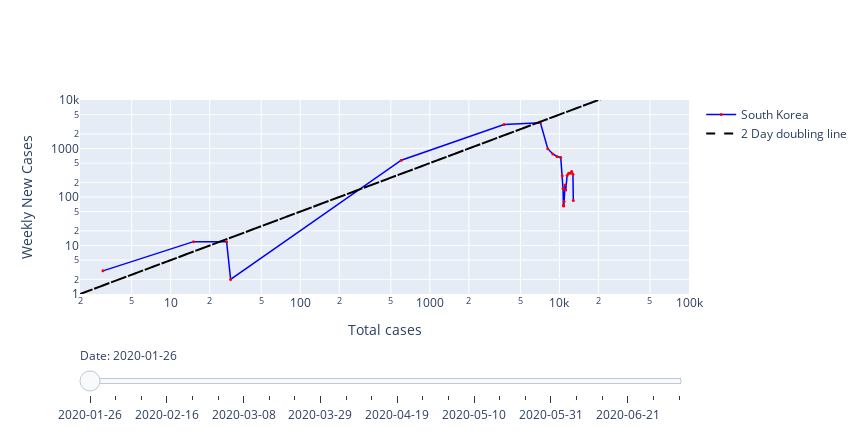

The notebook cell saved with this chart:
### Code cell
# | label: fig-time-trends
# | fig-cap: "Total confirmed cases and weekly new cases"
fig_trends = go.Figure()
# traces
for index, row in weekly_time.iterrows():
    fig_trends.add_trace(
        go.Scatter(
            name = 'South Korea',
            visible=False,
            mode="markers+lines",
            line=dict(color="blue", width=1.5),
            marker=dict(color="red", size=3),
            x=weekly_time["confirmed"][:index],
            y=weekly_time["new_cases"][:index],
            hovertemplate="<b>Confirmed:</b> %{x}<br>"
            + "<b>New Cases:</b> %{y}<br>"
            + "<b>Date:</b> %{customdata}<extra></extra>",
            customdata=weekly_time[:index].index.astype(str),
        )
    )
#doubling line
fig_trends.add_trace(
    go.Scatter(
        mode="lines",
        line=dict(color="black", width=2, dash="dash"),
        x=doubling_line["confirmed"],
        y=doubling_line["new_cases"],
        hovertemplate="<b>Confirmed:</b> %{x}<br>" + "<b>New Cases:</b>",
        name="2 Day doubling line",
    )
)

fig_trends.data[-2].visible = True

steps = []
for i in range(len(fig_trends.data) - 1):
    visible = [False] * len(
        fig_trends.data
    )  # initialize visible list as a list of booleans
    visible[i] = True  # set the i-th element to True
    visible[-1] = True  # doubling line always visible
    step = dict(
        method="update",
        args=[{"visible": visible}],
        label=weekly_time.index[i].strftime("%Y-%m-%d"),
    )
    steps.append(step)

sliders = [
    dict(
        active=len(fig_trends.data),
        currentvalue={"prefix": "Date: "},
        pad={"t": 50},
        steps=steps,
    )
]

fig_trends.update_layout(sliders=sliders)
fig_trends.update_layout(
    xaxis=dict(
        range=[0.3, 5],
        autorange=False,
        zeroline=False,
        type="log",
        title="Total cases",
    ),
    yaxis=dict(
        range=[0, 4],
        autorange=False,
        zeroline=False,
        type="log",
        title="Weekly New Cases",
    ),
    hovermode="closest",
    width=base_fig_wid * dpi,
    height=base_fig_wid * dpi / 2,
)

fig_trends.show()

### Figure 1 — Plotly figure (JSON) as saved in the notebook; plotly's stock layout.template omitted (floating-point values rounded to 4 significant figures)
{"data": [{"customdata": ["2020-01-26"], "hovertemplate": "<b>Confirmed:</b> %{x}<br><b>New Cases:</b> %{y}<br><b>Date:</b> %{customdata}<extra></extra>", "line": {"color": "blue", "width": 1.5}, "marker": {"color": "red", "size": 3}, "mode": "markers+lines", "name": "South Korea", "type": "scatter", "visible": false, "x": [3], "y": [3]}, {"customdata": ["2020-01-26", "2020-02-02"], "hovertemplate": "<b>Confirmed:</b> %{x}<br><b>New Cases:</b> %{y}<br><b>Date:</b> %{customdata}<extra></extra>", "line": {"color": "blue", "width": 1.5}, "marker": {"color": "red", "size": 3}, "mode": "markers+lines", "name": "South Korea", "type": "scatter", "visible": false, "x": [3, 15], "y": [3, 12]}, {"customdata": ["2020-01-26", "2020-02-02", "2020-02-09"], "hovertemplate": "<b>Confirmed:</b> %{x}<br><b>New Cases:</b> %{y}<br><b>Date:</b> %{customdata}<extra></extra>", "line": {"color": "blue", "width": 1.5}, "marker": {"color": "red", "size": 3}, "mode": "markers+lines", "name": "South Korea", "type": "scatter", "visible": false, "x": [3, 15, 27], "y": [3, 12, 12]}, {"customdata": ["2020-01-26", "2020-02-02", "2020-02-09", "2020-02-16"], "hovertemplate": "<b>Confirmed:</b> %{x}<br><b>New Cases:</b> %{y}<br><b>Date:</b> %{customdata}<extra></extra>", "line": {"color": "blue", "width": 1.5}, "marker": {"color": "red", "size": 3}, "mode": "markers+lines", "name": "South Korea", "type": "scatter", "visible": false, "x": [3, 15, 27, 29], "y": [3, 12, 12, 2]}, {"customdata": ["2020-01-26", "2020-02-02", "2020-02-09", "2020-02-16", "2020-02-23"], "hovertemplate": "<b>Confirmed:</b> %{x}<br><b>New Cases:</b> %{y}<br><b>Date:</b> %{customdata}<extra></extra>", "line": {"color": "blue", "width": 1.5}, "marker": {"color": "red", "size": 3}, "mode": "markers+lines", "name": "South Korea", "type": "scatter", "visible": false, "x": [3, 15, 27, 29, 602], "y": [3, 12, 12, 2, 573]}, {"customdata": ["2020-01-26", "2020-02-02", "2020-02-09", "2020-02-16", "2020-02-23", "2020-03-01"], "hovertemplate": "<b>Confirmed:</b> %{x}<br><b>New Cases:</b> %{y}<br><b>Date:</b> %{customdata}<extra></extra>", "line": {"color": "blue", "width": 1.5}, "marker": {"color": "red", "size": 3}, "mode": "markers+lines", "name": "South Korea", "type": "scatter", "visible": false, "x": [3, 15, 27, 29, 602, 3736], "y": [3, 12, 12, 2, 573, 3134]}, {"customdata": ["2020-01-26", "2020-02-02", "2020-02-09", "2020-02-16", "2020-02-23", "2020-03-01", "2020-03-08"], "hovertemplate": "<b>Confirmed:</b> %{x}<br><b>New Cases:</b> %{y}<br><b>Date:</b> %{customdata}<extra></extra>", "line": {"color": "blue", "width": 1.5}, "marker": {"color": "red", "size": 3}, "mode": "markers+lines", "name": "South Korea", "type": "scatter", "visible": false, "x": [3, 15, 27, 29, 602, 3736, 7134], "y": [3, 12, 12, 2, 573, 3134, 3398]}, {"customdata": ["2020-01-26", "2020-02-02", "2020-02-09", "2020-02-16", "2020-02-23", "2020-03-01", "2020-03-08", "2020-03-15"], "hovertemplate": "<b>Confirmed:</b> %{x}<br><b>New Cases:</b> %{y}<br><b>Date:</b> %{customdata}<extra></extra>", "line": {"color": "blue", "width": 1.5}, "marker": {"color": "red", "size": 3}, "mode": "markers+lines", "name": "South Korea", "type": "scatter", "visible": false, "x": [3, 15, 27, 29, 602, 3736, 7134, 8126], "y": [3, 12, 12, 2, 573, 3134, 3398, 992]}, {"customdata": ["2020-01-26", "2020-02-02", "2020-02-09", "2020-02-16", "2020-02-23", "2020-03-01", "2020-03-08", "2020-03-15", "2020-03-22"], "hovertemplate": "<b>Confirmed:</b> %{x}<br><b>New Cases:</b> %{y}<br><b>Date:</b> %{customdata}<extra></extra>", "line": {"color": "blue", "width": 1.5}, "marker": {"color": "red", "size": 3}, "mode": "markers+lines", "name": "South Korea", "type": "scatter", "visible": false, "x": [3, 15, 27, 29, 602, 3736, 7134, 8126, 8897], "y": [3, 12, 12, 2, 573, 3134, 3398, 992, 771]}, {"customdata": ["2020-01-26", "2020-02-02", "2020-02-09", "2020-02-16", "2020-02-23", "2020-03-01", "2020-03-08", "2020-03-15", "2020-03-22", "2020-03-29"], "hovertemplate": "<b>Confirmed:</b> %{x}<br><b>New Cases:</b> %{y}<br><b>Date:</b> %{customdata}<extra></extra>", "line": {"color": "blue", "width": 1.5}, "marker": {"color": "red", "size": 3}, "mode": "markers+lines", "name": "South Korea", "type": "scatter", "visible": false, "x": [3, 15, 27, 29, 602, 3736, 7134, 8126, 8897, 9583], "y": [3, 12, 12, 2, 573, 3134, 3398, 992, 771, 686]}, {"customdata": ["2020-01-26", "2020-02-02", "2020-02-09", "2020-02-16", "2020-02-23", "2020-03-01", "2020-03-08", "2020-03-15", "2020-03-22", "2020-03-29", "2020-04-05"], "hovertemplate": "<b>Confirmed:</b> %{x}<br><b>New Cases:</b> %{y}<br><b>Date:</b> %{customdata}<extra></extra>", "line": {"color": "blue", "width": 1.5}, "marker": {"color": "red", "size": 3}, "mode": "markers+lines", "name": "South Korea", "type": "scatter", "visible": false, "x": [3, 15, 27, 29, 602, 3736, 7134, 8126, 8897, 9583, 10237], "y": [3, 12, 12, 2, 573, 3134, 3398, 992, 771, 686, 654]}, {"customdata": ["2020-01-26", "2020-02-02", "2020-02-09", "2020-02-16", "2020-02-23", "2020-03-01", "2020-03-08", "2020-03-15", "2020-03-22", "2020-03-29", "2020-04-05", "2020-04-12"], "hovertemplate": "<b>Confirmed:</b> %{x}<br><b>New Cases:</b> %{y}<br><b>Date:</b> %{customdata}<extra></extra>", "line": {"color": "blue", "width": 1.5}, "marker": {"color": "red", "size": 3}, "mode": "markers+lines", "name": "South Korea", "type": "scatter", "visible": false, "x": [3, 15, 27, 29, 602, 3736, 7134, 8126, 8897, 9583, 10237, 10512], "y": [3, 12, 12, 2, 573, 3134, 3398, 992, 771, 686, 654, 275]}, {"customdata": ["2020-01-26", "2020-02-02", "2020-02-09", "2020-02-16", "2020-02-23", "2020-03-01", "2020-03-08", "2020-03-15", "2020-03-22", "2020-03-29", "2020-04-05", "2020-04-12", "2020-04-19"], "hovertemplate": "<b>Confirmed:</b> %{x}<br><b>New Cases:</b> %{y}<br><b>Date:</b> %{customdata}<extra></extra>", "line": {"color": "blue", "width": 1.5}, "marker": {"color": "red", "size": 3}, "mode": "markers+lines", "name": "South Korea", "type": "scatter", "visible": false, "x": [3, 15, 27, 29, 602, 3736, 7134, 8126, 8897, 9583, 10237, 10512, 10661], "y": [3, 12, 12, 2, 573, 3134, 3398, 992, 771, 686, 654, 275, 149]}, {"customdata": ["2020-01-26", "2020-02-02", "2020-02-09", "2020-02-16", "2020-02-23", "2020-03-01", "2020-03-08", "2020-03-15", "2020-03-22", "2020-03-29", "2020-04-05", "2020-04-12", "2020-04-19", "2020-04-26"], "hovertemplate": "<b>Confirmed:</b> %{x}<br><b>New Cases:</b> %{y}<br><b>Date:</b> %{customdata}<extra></extra>", "line": {"color": "blue", "width": 1.5}, "marker": {"color": "red", "size": 3}, "mode": "markers+lines", "name": "South Korea", "type": "scatter", "visible": false, "x": [3, 15, 27, 29, 602, 3736, 7134, 8126, 8897, 9583, 10237, 10512, 10661, 10728], "y": [3, 12, 12, 2, 573, 3134, 3398, 992, 771, 686, 654, 275, 149, 67]}, {"customdata": ["2020-01-26", "2020-02-02", "2020-02-09", "2020-02-16", "2020-02-23", "2020-03-01", "2020-03-08", "2020-03-15", "2020-03-22", "2020-03-29", "2020-04-05", "2020-04-12", "2020-04-19", "2020-04-26", "2020-05-03"], "hovertemplate": "<b>Confirmed:</b> %{x}<br><b>New Cases:</b> %{y}<br><b>Date:</b> %{customdata}<extra></extra>", "line": {"color": "blue", "width": 1.5}, "marker": {"color": "red", "size": 3}, "mode": "markers+lines", "name": "South Korea", "type": "scatter", "visible": false, "x": [3, 15, 27, 29, 602, 3736, 7134, 8126, 8897, 9583, 10237, 10512, 10661, 10728, 10793], "y": [3, 12, 12, 2, 573, 3134, 3398, 992, 771, 686, 654, 275, 149, 67, 65]}, {"customdata": ["2020-01-26", "2020-02-02", "2020-02-09", "2020-02-16", "2020-02-23", "2020-03-01", "2020-03-08", "2020-03-15", "2020-03-22", "2020-03-29", "2020-04-05", "2020-04-12", "2020-04-19", "2020-04-26", "2020-05-03", "2020-05-10"], "hovertemplate": "<b>Confirmed:</b> %{x}<br><b>New Cases:</b> %{y}<br><b>Date:</b> %{customdata}<extra></extra>", "line": {"color": "blue", "width": 1.5}, "marker": {"color": "red", "size": 3}, "mode": "markers+lines", "name": "South Korea", "type": "scatter", "visible": false, "x": [3, 15, 27, 29, 602, 3736, 7134, 8126, 8897, 9583, 10237, 10512, 10661, 10728, 10793, 10874], "y": [3, 12, 12, 2, 573, 3134, 3398, 992, 771, 686, 654, 275, 149, 67, 65, 81]}, {"customdata": ["2020-01-26", "2020-02-02", "2020-02-09", "2020-02-16", "2020-02-23", "2020-03-01", "2020-03-08", "2020-03-15", "2020-03-22", "2020-03-29", "2020-04-05", "2020-04-12", "2020-04-19", "2020-04-26", "2020-05-03", "2020-05-10", "2020-05-17"], "hovertemplate": "<b>Confirmed:</b> %{x}<br><b>New Cases:</b> %{y}<br><b>Date:</b> %{customdata}<extra></extra>", "line": {"color": "blue", "width": 1.5}, "marker": {"color": "red", "size": 3}, "mode": "markers+lines", "name": "South Korea", "type": "scatter", "visible": false, "x": [3, 15, 27, 29, 602, 3736, 7134, 8126, 8897, 9583, 10237, 10512, 10661, 10728, 10793, 10874, 11050], "y": [3, 12, 12, 2, 573, 3134, 3398, 992, 771, 686, 654, 275, 149, 67, 65, 81, 176]}, {"customdata": ["2020-01-26", "2020-02-02", "2020-02-09", "2020-02-16", "2020-02-23", "2020-03-01", "2020-03-08", "2020-03-15", "2020-03-22", "2020-03-29", "2020-04-05", "2020-04-12", "2020-04-19", "2020-04-26", "2020-05-03", "2020-05-10", "2020-05-17", "2020-05-24"], "hovertemplate": "<b>Confirmed:</b> %{x}<br><b>New Cases:</b> %{y}<br><b>Date:</b> %{customdata}<extra></extra>", "line": {"color": "blue", "width": 1.5}, "marker": {"color": "red", "size": 3}, "mode": "markers+lines", "name": "South Korea", "type": "scatter", "visible": false, "x": [3, 15, 27, 29, 602, 3736, 7134, 8126, 8897, 9583, 10237, 10512, 10661, 10728, 10793, 10874, 11050, 11190], "y": [3, 12, 12, 2, 573, 3134, 3398, 992, 771, 686, 654, 275, 149, 67, 65, 81, 176, 140]}, {"customdata": ["2020-01-26", "2020-02-02", "2020-02-09", "2020-02-16", "2020-02-23", "2020-03-01", "2020-03-08", "2020-03-15", "2020-03-22", "2020-03-29", "2020-04-05", "2020-04-12", "2020-04-19", "2020-04-26", "2020-05-03", "2020-05-10", "2020-05-17", "2020-05-24", "2020-05-31"], "hovertemplate": "<b>Confirmed:</b> %{x}<br><b>New Cases:</b> %{y}<br><b>Date:</b> %{customdata}<extra></extra>", "line": {"color": "blue", "width": 1.5}, "marker": {"color": "red", "size": 3}, "mode": "markers+lines", "name": "South Korea", "type": "scatter", "visible": false, "x": [3, 15, 27, 29, 602, 3736, 7134, 8126, 8897, 9583, 10237, 10512, 10661, 10728, 10793, 10874, 11050, 11190, 11468], "y": [3, 12, 12, 2, 573, 3134, 3398, 992, 771, 686, 654, 275, 149, 67, 65, 81, 176, 140, 278]}, {"customdata": ["2020-01-26", "2020-02-02", "2020-02-09", "2020-02-16", "2020-02-23", "2020-03-01", "2020-03-08", "2020-03-15", "2020-03-22", "2020-03-29", "2020-04-05", "2020-04-12", "2020-04-19", "2020-04-26", "2020-05-03", "2020-05-10", "2020-05-17", "2020-05-24", "2020-05-31", "2020-06-07"], "hovertemplate": "<b>Confirmed:</b> %{x}<br><b>New Cases:</b> %{y}<br><b>Date:</b> %{customdata}<extra></extra>", "line": {"color": "blue", "width": 1.5}, "marker": {"color": "red", "size": 3}, "mode": "markers+lines", "name": "South Korea", "type": "scatter", "visible": false, "x": [3, 15, 27, 29, 602, 3736, 7134, 8126, 8897, 9583, 10237, 10512, 10661, 10728, 10793, 10874, 11050, 11190, 11468, 11776], "y": [3, 12, 12, 2, 573, 3134, 3398, 992, 771, 686, 654, 275, 149, 67, 65, 81, 176, 140, 278, 308]}, {"customdata": ["2020-01-26", "2020-02-02", "2020-02-09", "2020-02-16", "2020-02-23", "2020-03-01", "2020-03-08", "2020-03-15", "2020-03-22", "2020-03-29", "2020-04-05", "2020-04-12", "2020-04-19", "2020-04-26", "2020-05-03", "2020-05-10", "2020-05-17", "2020-05-24", "2020-05-31", "2020-06-07", "2020-06-14"], "hovertemplate": "<b>Confirmed:</b> %{x}<br><b>New Cases:</b> %{y}<br><b>Date:</b> %{customdata}<extra></extra>", "line": {"color": "blue", "width": 1.5}, "marker": {"color": "red", "size": 3}, "mode": "markers+lines", "name": "South Korea", "type": "scatter", "visible": false, "x": [3, 15, 27, 29, 602, 3736, 7134, 8126, 8897, 9583, 10237, 10512, 10661, 10728, 10793, 10874, 11050, 11190, 11468, 11776, 12085], "y": [3, 12, 12, 2, 573, 3134, 3398, 992, 771, 686, 654, 275, 149, 67, 65, 81, 176, 140, 278, 308, 309]}, {"customdata": ["2020-01-26", "2020-02-02", "2020-02-09", "2020-02-16", "2020-02-23", "2020-03-01", "2020-03-08", "2020-03-15", "2020-03-22", "2020-03-29", "2020-04-05", "2020-04-12", "2020-04-19", "2020-04-26", "2020-05-03", "2020-05-10", "2020-05-17", "2020-05-24", "2020-05-31", "2020-06-07", "2020-06-14", "2020-06-21"], "hovertemplate": "<b>Confirmed:</b> %{x}<br><b>New Cases:</b> %{y}<br><b>Date:</b> %{customdata}<extra></extra>", "line": {"color": "blue", "width": 1.5}, "marker": {"color": "red", "size": 3}, "mode": "markers+lines", "name": "South Korea", "type": "scatter", "visible": false, "x": [3, 15, 27, 29, 602, 3736, 7134, 8126, 8897, 9583, 10237, 10512, 10661, 10728, 10793, 10874, 11050, 11190, 11468, 11776, 12085, 12421], "y": [3, 12, 12, 2, 573, 3134, 3398, 992, 771, 686, 654, 275, 149, 67, 65, 81, 176, 140, 278, 308, 309, 336]}, {"customdata": ["2020-01-26", "2020-02-02", "2020-02-09", "2020-02-16", "2020-02-23", "2020-03-01", "2020-03-08", "2020-03-15", "2020-03-22", "2020-03-29", "2020-04-05", "2020-04-12", "2020-04-19", "2020-04-26", "2020-05-03", "2020-05-10", "2020-05-17", "2020-05-24", "2020-05-31", "2020-06-07", "2020-06-14", "2020-06-21", "2020-06-28"], "hovertemplate": "<b>Confirmed:</b> %{x}<br><b>New Cases:</b> %{y}<br><b>Date:</b> %{customdata}<extra></extra>", "line": {"color": "blue", "width": 1.5}, "marker": {"color": "red", "size": 3}, "mode": "markers+lines", "name": "South Korea", "type": "scatter", "visible": false, "x": [3, 15, 27, 29, 602, 3736, 7134, 8126, 8897, 9583, 10237, 10512, 10661, 10728, 10793, 10874, 11050, 11190, 11468, 11776, 12085, 12421, 12715], "y": [3, 12, 12, 2, 573, 3134, 3398, 992, 771, 686, 654, 275, 149, 67, 65, 81, 176, 140, 278, 308, 309, 336, 294]}, {"customdata": ["2020-01-26", "2020-02-02", "2020-02-09", "2020-02-16", "2020-02-23", "2020-03-01", "2020-03-08", "2020-03-15", "2020-03-22", "2020-03-29", "2020-04-05", "2020-04-12", "2020-04-19", "2020-04-26", "2020-05-03", "2020-05-10", "2020-05-17", "2020-05-24", "2020-05-31", "2020-06-07", "2020-06-14", "2020-06-21", "2020-06-28", "2020-07-05"], "hovertemplate": "<b>Confirmed:</b> %{x}<br><b>New Cases:</b> %{y}<br><b>Date:</b> %{customdata}<extra></extra>", "line": {"color": "blue", "width": 1.5}, "marker": {"color": "red", "size": 3}, "mode": "markers+lines", "name": "South Korea", "type": "scatter", "visible": true, "x": [3, 15, 27, 29, 602, 3736, 7134, 8126, 8897, 9583, 10237, 10512, 10661, 10728, 10793, 10874, 11050, 11190, 11468, 11776, 12085, 12421, 12715, 12800], "y": [3, 12, 12, 2, 573, 3134, 3398, 992, 771, 686, 654, 275, 149, 67, 65, 81, 176, 140, 278, 308, 309, 336, 294, 85]}, {"hovertemplate": "<b>Confirmed:</b> %{x}<br><b>New Cases:</b>", "line": {"color": "black", "dash": "dash", "width": 2}, "mode": "lines", "name": "2 Day doubling line", "type": "scatter", "x": [1, 2, 4, 8, 16, 32, 64, 128, 256, 512, 1024, 2048, 4096, 8192, 16384, 32768, 65536, 131072, 262144, 524288, 1048576, 2097152, 4194304, 8388608, 16777216, 33554432, 67108864, 134217728, 268435456, 536870912, 1073741824, 2147483648, 4294967296, 8589934592, 17179869184, 34359738368, 68719476736, 137438953472, 274877906944, 549755813888, 1099511627776, 2199023255552, 1, 2, 4, 8, 16, 32, 64, 128, 256, 512, 1024, 2048, 4096, 8192, 16384, 32768, 65536, 131072, 262144, 524288, 1048576, 2097152, 4194304, 8388608, 16777216, 33554432, 67108864, 134217728, 268435456, 536870912, 1073741824, 2147483648, 4294967296, 8589934592, 17179869184, 34359738368, 68719476736, 137438953472, 274877906944, 549755813888], "y": [1, 1, 2, 4, 8, 16, 32, 64, 128, 256, 512, 1024, 2048, 4096, 8192, 16384, 32768, 65536, 131072, 262144, 524288, 1048576, 2097152, 4194304, 8388608, 16777216, 33554432, 67108864, 134217728, 268435456, 536870912, 1073741824, 2147483648, 4294967296, 8589934592, 17179869184, 34359738368, 68719476736, 137438953472, 274877906944, 549755813888, 1099511627776, -2199023255551, 1, 2, 4, 8, 16, 32, 64, 128, 256, 512, 1024, 2048, 4096, 8192, 16384, 32768, 65536, 131072, 262144, 524288, 1048576, 2097152, 4194304, 8388608, 16777216, 33554432, 67108864, 134217728, 268435456, 536870912, 1073741824, 2147483648, 4294967296, 8589934592, 17179869184, 34359738368, 68719476736, 137438953472, 274877906944]}], "layout": {"height": 432, "hovermode": "closest", "sliders": [{"active": 25, "currentvalue": {"prefix": "Date: "}, "pad": {"t": 50}, "steps": [{"args": [{"visible": [true, false, false, false, false, false, false, false, false, false, false, false, false, false, false, false, false, false, false, false, false, false, false, false, true]}], "label": "2020-01-26", "method": "update"}, {"args": [{"visible": [false, true, false, false, false, false, false, false, false, false, false, false, false, false, false, false, false, false, false, false, false, false, false, false, true]}], "label": "2020-02-02", "method": "update"}, {"args": [{"visible": [false, false, true, false, false, false, false, false, false, false, false, false, false, false, false, false, false, false, false, false, false, false, false, false, true]}], "label": "2020-02-09", "method": "update"}, {"args": [{"visible": [false, false, false, true, false, false, false, false, false, false, false, false, false, false, false, false, false, false, false, false, false, false, false, false, true]}], "label": "2020-02-16", "method": "update"}, {"args": [{"visible": [false, false, false, false, true, false, false, false, false, false, false, false, false, false, false, false, false, false, false, false, false, false, false, false, true]}], "label": "2020-02-23", "method": "update"}, {"args": [{"visible": [false, false, false, false, false, true, false, false, false, false, false, false, false, false, false, false, false, false, false, false, false, false, false, false, true]}], "label": "2020-03-01", "method": "update"}, {"args": [{"visible": [false, false, false, false, false, false, true, false, false, false, false, false, false, false, false, false, false, false, false, false, false, false, false, false, true]}], "label": "2020-03-08", "method": "update"}, {"args": [{"visible": [false, false, false, false, false, false, false, true, false, false, false, false, false, false, false, false, false, false, false, false, false, false, false, false, true]}], "label": "2020-03-15", "method": "update"}, {"args": [{"visible": [false, false, false, false, false, false, false, false, true, false, false, false, false, false, false, false, false, false, false, false, false, false, false, false, true]}], "label": "2020-03-22", "method": "update"}, {"args": [{"visible": [false, false, false, false, false, false, false, false, false, true, false, false, false, false, false, false, false, false, false, false, false, false, false, false, true]}], "label": "2020-03-29", "method": "update"}, {"args": [{"visible": [false, false, false, false, false, false, false, false, false, false, true, false, false, false, false, false, false, false, false, false, false, false, false, false, true]}], "label": "2020-04-05", "method": "update"}, {"args": [{"visible": [false, false, false, false, false, false, false, false, false, false, false, true, false, false, false, false, false, false, false, false, false, false, false, false, true]}], "label": "2020-04-12", "method": "update"}, {"args": [{"visible": [false, false, false, false, false, false, false, false, false, false, false, false, true, false, false, false, false, false, false, false, false, false, false, false, true]}], "label": "2020-04-19", "method": "update"}, {"args": [{"visible": [false, false, false, false, false, false, false, false, false, false, false, false, false, true, false, false, false, false, false, false, false, false, false, false, true]}], "label": "2020-04-26", "method": "update"}, {"args": [{"visible": [false, false, false, false, false, false, false, false, false, false, false, false, false, false, true, false, false, false, false, false, false, false, false, false, true]}], "label": "2020-05-03", "method": "update"}, {"args": [{"visible": [false, false, false, false, false, false, false, false, false, false, false, false, false, false, false, true, false, false, false, false, false, false, false, false, true]}], "label": "2020-05-10", "method": "update"}, {"args": [{"visible": [false, false, false, false, false, false, false, false, false, false, false, false, false, false, false, false, true, false, false, false, false, false, false, false, true]}], "label": "2020-05-17", "method": "update"}, {"args": [{"visible": [false, false, false, false, false, false, false, false, false, false, false, false, false, false, false, false, false, true, false, false, false, false, false, false, true]}], "label": "2020-05-24", "method": "update"}, {"args": [{"visible": [false, false, false, false, false, false, false, false, false, false, false, false, false, false, false, false, false, false, true, false, false, false, false, false, true]}], "label": "2020-05-31", "method": "update"}, {"args": [{"visible": [false, false, false, false, false, false, false, false, false, false, false, false, false, false, false, false, false, false, false, true, false, false, false, false, true]}], "label": "2020-06-07", "method": "update"}, {"args": [{"visible": [false, false, false, false, false, false, false, false, false, false, false, false, false, false, false, false, false, false, false, false, true, false, false, false, true]}], "label": "2020-06-14", "method": "update"}, {"args": [{"visible": [false, false, false, false, false, false, false, false, false, false, false, false, false, false, false, false, false, false, false, false, false, true, false, false, true]}], "label": "2020-06-21", "method": "update"}, {"args": [{"visible": [false, false, false, false, false, false, false, false, false, false, false, false, false, false, false, false, false, false, false, false, false, false, true, false, true]}], "label": "2020-06-28", "method": "update"}, {"args": [{"visible": [false, false, false, false, false, false, false, false, false, false, false, false, false, false, false, false, false, false, false, false, false, false, false, true, true]}], "label": "2020-07-05", "method": "update"}]}], "width": 864, "xaxis": {"autorange": false, "range": [0.3, 5], "title": {"text": "Total cases"}, "type": "log", "zeroline": false}, "yaxis": {"autorange": false, "range": [0, 4], "title": {"text": "Weekly New Cases"}, "type": "log", "zeroline": false}}}
